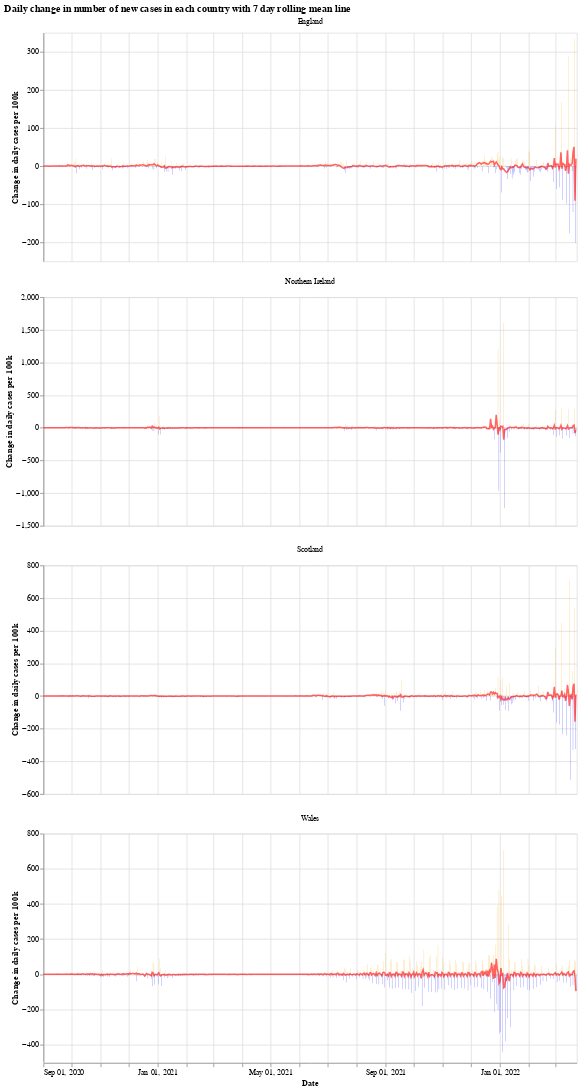

The cell this chart's notebook holds for it:
### Markdown cell above
We will use the Python library `Altair` for visualising the data, see the [altair docs](https://altair-viz.github.io/) for more information.

First we have a graph which shows the daily change in the number of new cases for each country. This number jumps up and down all over the place, which is likely due to delay in reporting of new cases over the weekend. Another interesting thing is that it looks like the daily cases in Wales experienced a much shorter period of calm over the summer (calm in the sense of daily cases not jumping up and down).

The orange bars are days when the number of new cases (per 100k population) was more than the previous day, while the blue are days when the number of new cases dropped. The red line is the 7 day moving average. 

When the moving average line is below 0, it means that there is a consistent drop in new cases. We can see this clearly happening around the times that lockdowns were introduced (though, to varying degrees). I will update the graphs soon with a marker of when each lockdown started.

### Code cell
# collapse
import altair as alt

bars = alt.Chart(uk_cases).mark_bar().encode(
    x=alt.X("yearmonthdate(date):T", axis=alt.Axis(title='Date')),
    y=alt.Y("casesChangeRate:Q", axis=alt.Axis(title='Change in daily cases per 100k')),
    tooltip='casesChange',
    color=alt.condition(
        alt.datum.casesChangeRate > 0,
        alt.value("orange"),  # The positive color
        alt.value("blue")  # The negative color
    )
).properties(title='Daily change in number of new cases with 7 day rolling mean',width=700).interactive()

line = alt.Chart(uk_cases).mark_line(
    color='red',
    size=2,
    opacity=0.6
).transform_window(
    rolling_mean='mean(casesChangeRate)',
    frame=[0, 7],
    groupby=['areaName']
).encode(
    x='yearmonthdate(date):T',
    y='rolling_mean:Q'
)

alt.layer(bars, line, data=uk_cases).facet(alt.Column(
    'areaName', title=''), columns=1).resolve_scale(y='independent').properties(title='Daily change in number of new cases in each country with 7 day rolling mean line')

### Figure 1 — Vega-Lite specification as saved in the notebook (floating-point values rounded to 4 significant figures; data arrays with more than 128 entries replaced by an {"elided": "..."} marker saying what was removed)
{"config": {"view": {"continuousWidth": 400, "continuousHeight": 300}}, "data": {"name": "data-846498779ff356f5c11590dd837ff64d"}, "facet": {"type": "nominal", "field": "areaName", "title": ""}, "spec": {"layer": [{"mark": "bar", "encoding": {"color": {"condition": {"value": "orange", "test": "(datum.casesChangeRate > 0)"}, "value": "blue"}, "tooltip": {"type": "quantitative", "field": "casesChange"}, "x": {"type": "temporal", "axis": {"title": "Date"}, "field": "date", "timeUnit": "yearmonthdate"}, "y": {"type": "quantitative", "axis": {"title": "Change in daily cases per 100k"}, "field": "casesChangeRate"}}, "selection": {"selector001": {"type": "interval", "bind": "scales", "encodings": ["x", "y"]}}, "title": "Daily change in number of new cases with 7 day rolling mean", "width": 700}, {"mark": {"type": "line", "color": "red", "opacity": 0.6, "size": 2}, "encoding": {"x": {"type": "temporal", "field": "date", "timeUnit": "yearmonthdate"}, "y": {"type": "quantitative", "field": "rolling_mean"}}, "transform": [{"window": [{"op": "mean", "field": "casesChangeRate", "as": "rolling_mean"}], "frame": [0, 7], "groupby": ["areaName"]}]}]}, "columns": 1, "resolve": {"scale": {"y": "independent"}}, "title": "Daily change in number of new cases in each country with 7 day rolling mean line", "$schema": "https://vega.github.io/schema/vega-lite/v4.8.1.json", "datasets": {"data-846498779ff356f5c11590dd837ff64d": {"elided": "2276 records"}}}
